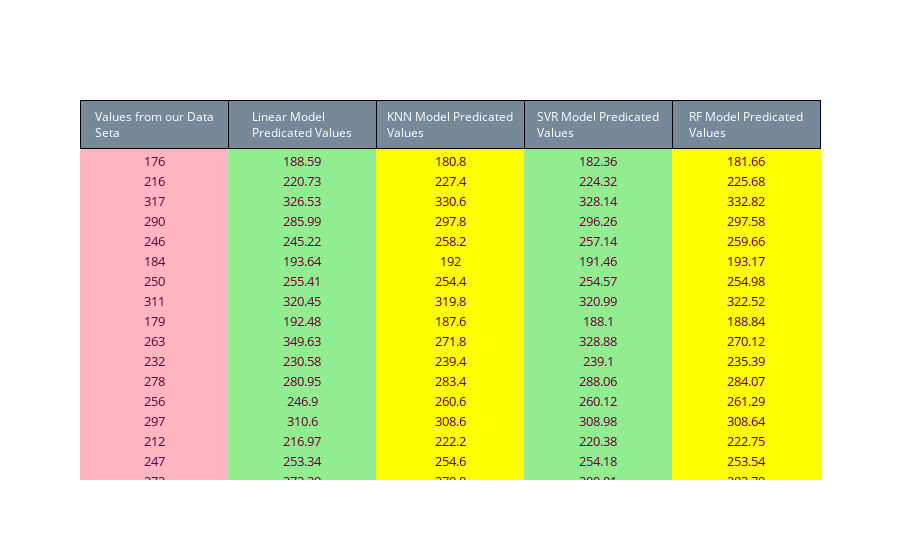

The cell this chart's notebook holds for it:
### Code cell
fig.show()

### Figure 1 — Plotly figure (JSON) as saved in the notebook; plotly's stock layout.template omitted (floating-point values rounded to 4 significant figures; data arrays with more than 128 entries replaced by an {"elided": "..."} marker saying what was removed)
{"data": [{"cells": {"align": "center", "fill": {"color": ["lightpink", "lightgreen", "yellow", "lightgreen", "yellow"]}, "font": {"color": "#660033", "size": 13}, "line": {"color": ["lightpink", "lightgreen", "yellow", "lightgreen", "yellow"]}, "values": {"elided": "5x200 float values"}}, "header": {"align": "center", "fill": {"color": "LightSlateGray"}, "font": {"color": "white", "size": 12}, "line": {"color": "blacK"}, "values": ["Values from our Data Seta", "Linear Model Predicated Values", "KNN Model Predicated Values", "SVR Model Predicated Values", "RF Model Predicated Values"]}, "type": "table"}], "layout": {}}
